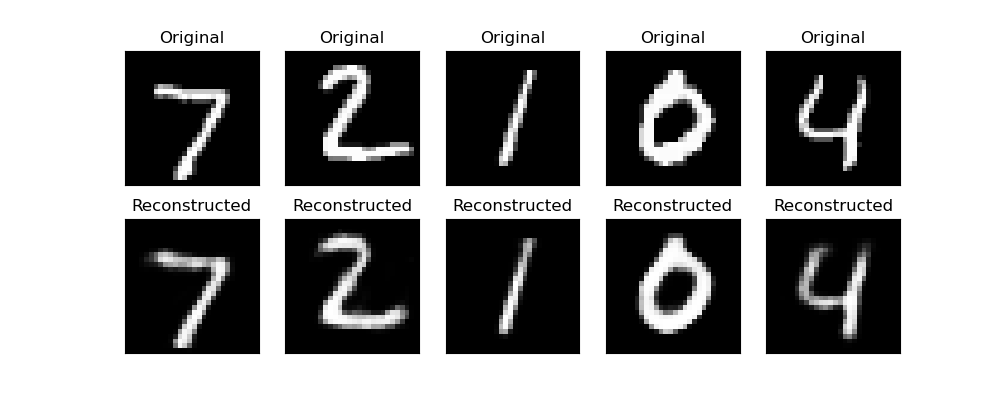

Generate this figure with Python:
"""c15_13.py"""

import matplotlib.pyplot as plt
import numpy as np
import tensorflow as tf

# --- keras 3.X
import keras
from keras import datasets, layers, models

# --- keras 2.X
# keras = tf.keras
# datasets = tf.keras.datasets
# layers = tf.keras.layers
# models = tf.keras.models

print("tensorflow: ", tf.__version__)
print("keras: ", keras.__version__)

DIM = 32

(x_train, _), (x_test, _) = datasets.mnist.load_data()
x_train = x_train / 255.0
x_test = x_test / 255.0
print(x_train.shape)
print(x_test.shape)

x_train = x_train.reshape((len(x_train), np.prod(x_train.shape[1:])))
x_test = x_test.reshape((len(x_test), np.prod(x_test.shape[1:])))
print(x_train.shape)
print(x_test.shape)

input_img = layers.Input(shape=(784, ))
encoded = layers.Dense(128, activation='relu')(input_img)
encoded = layers.Dense(64, activation='relu')(encoded)
encoded = layers.Dense(32, activation='relu')(encoded)

decoded = layers.Dense(64, activation='relu')(encoded)
decoded = layers.Dense(128, activation='relu')(decoded)
decoded = layers.Dense(784, activation='sigmoid')(decoded)

autoencoder = models.Model(input_img, decoded)
autoencoder.compile(optimizer='adam', loss='mse')
# keras.utils.plot_model(autoencoder, show_shapes=True, show_layer_names=True)
autoencoder.summary()
HIST = autoencoder.fit(
    x_train,
    x_train,
    epochs=5,
    # batch_size=256,
    shuffle=True,
    validation_data=(x_test, x_test))

encoder = models.Model(input_img, encoded)
encoded_input = layers.Input(shape=(DIM, ))

decoder_layer = autoencoder.layers[-3](encoded_input)
decoder_layer = autoencoder.layers[-2](decoder_layer)
decoder_layer = autoencoder.layers[-1](decoder_layer)
decoder = models.Model(encoded_input, decoder_layer)

encoded_imgs = encoder.predict(x_test)
decoded_imgs = decoder.predict(encoded_imgs)

N = 5
plt.figure(figsize=(10, 4))
for i in range(N):
    ax = plt.subplot(2, N, i + 1)
    plt.imshow(x_test[i].reshape(28, 28), cmap='gray')
    plt.title("Original")
    plt.xticks([])
    plt.yticks([])

    ax = plt.subplot(2, N, i + N + 1)
    plt.imshow(decoded_imgs[i].reshape(28, 28), cmap='gray')
    plt.title("Reconstructed")
    plt.xticks([])
    plt.yticks([])

# plt.show()
plt.savefig("c15_13.png")
